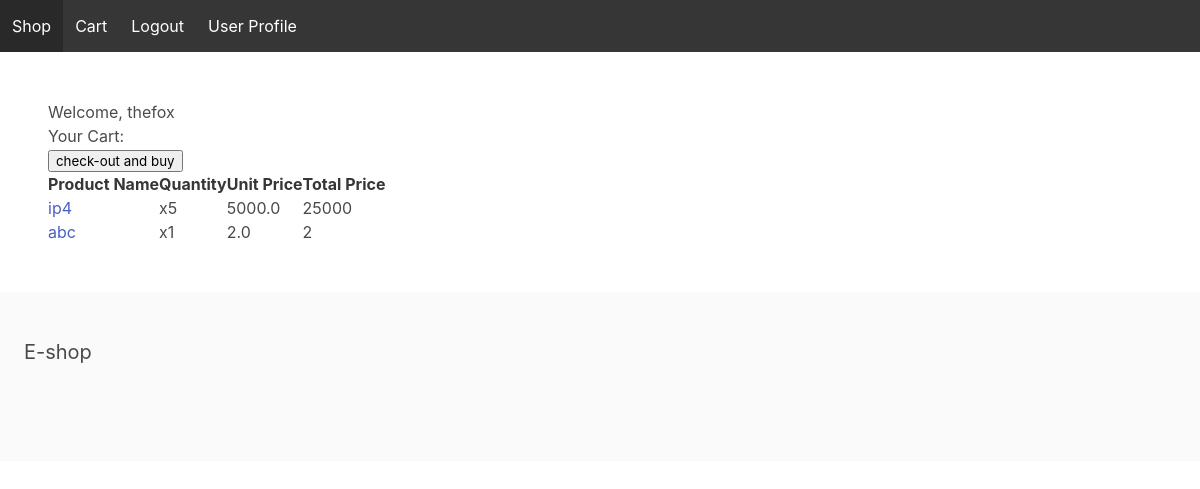
The page /cart/ (signed in) on the database as committed earlier.
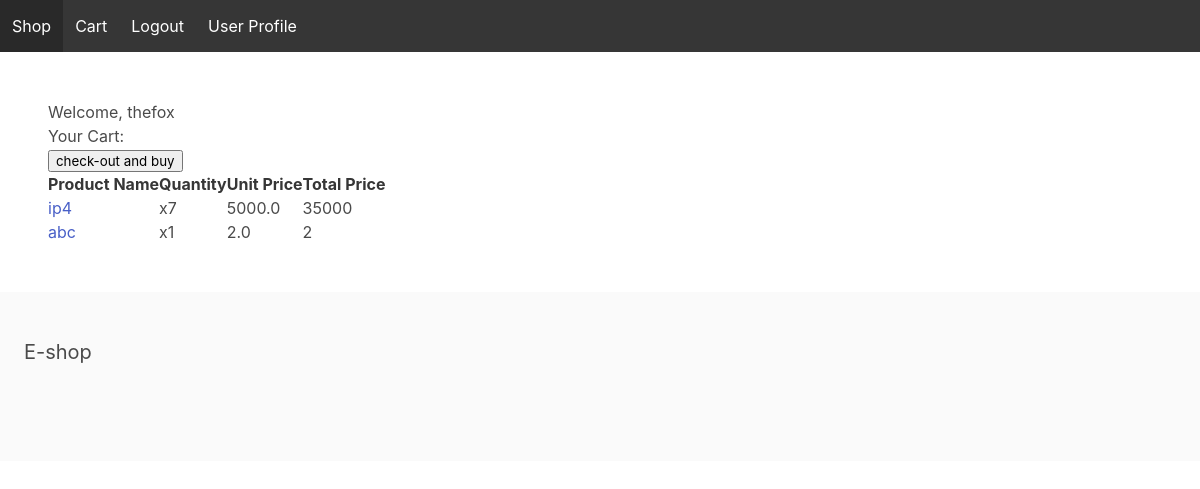
The same page on the database as committed later.
### store/models.py (models this page shows, shortened)
class CartItem(models.Model):
    id = models.AutoField(primary_key=True)
    cartID = models.ForeignKey(Cart, on_delete=models.CASCADE)
    productID = models.ForeignKey(Product, on_delete=models.CASCADE)
    quantityToBuy = models.IntegerField(default=0)

class Product(models.Model):
    productID = models.AutoField(primary_key=True)
    productName = models.CharField(max_length=12)
    stockQuantity = models.IntegerField()
    unitPrice = models.FloatField()
    productDes = models.CharField(max_length=2000)
    image = models.ImageField(upload_to='uploads/')
    category = models.CharField(max_length=50)

### store/views.py (the view)
# urls.py: path('cart/', view_cart, name='view_cart'),
@login_required(login_url='login')
def view_cart(request):
    user = request.user
    cart_items = CartItem.objects.filter(cartID__userID=user)
    context = {
        'cart_items': cart_items
    }
    return render(request, 'cart.html', context)

### templates/cart.html (shortened to what this page needs)
{% extends 'base.html' %}
{% block content %}
    <h2>Welcome, {{ request.user.username }}</h2>
    <h1>Your Cart:</h1>
    {% if cart_items %}
        <table>
            <thead>
                <tr>
                    <th>Product Name</th>
                    <th>Quantity</th>
                    <th>Unit Price</th>
                    <th>Total Price</th>
                </tr>
            </thead>
            <tbody>
                {% for cart_item in cart_items %}
                    <tr>
                        <td><a href="{% url 'product_detail' product_id=cart_item.productID.productID %}">{{ cart_item.productID.productName }}</a></td>
                        <td>x{{ cart_item.quantityToBuy }}</td>
                        <td>{{ cart_item.productID.unitPrice }}</td>
                        <td>{% widthratio cart_item.productID.unitPrice 1 cart_item.quantityToBuy %}</td>
                    </tr>
                {% endfor %}
            </tbody>
            <form action="{% url 'check_out' %}" method="post">
                <input type="submit" value="check-out and buy">
            </form>
        </table>
    {% else %}
        <p>Your cart is empty.</p>
    {% endif %}
{% endblock %}

Rows that differ between the two databases and show on the page:
changed CartItem "ip4": quantityToBuy "5" → "7"; productID+quantityToBuy "25000" → "35000"
